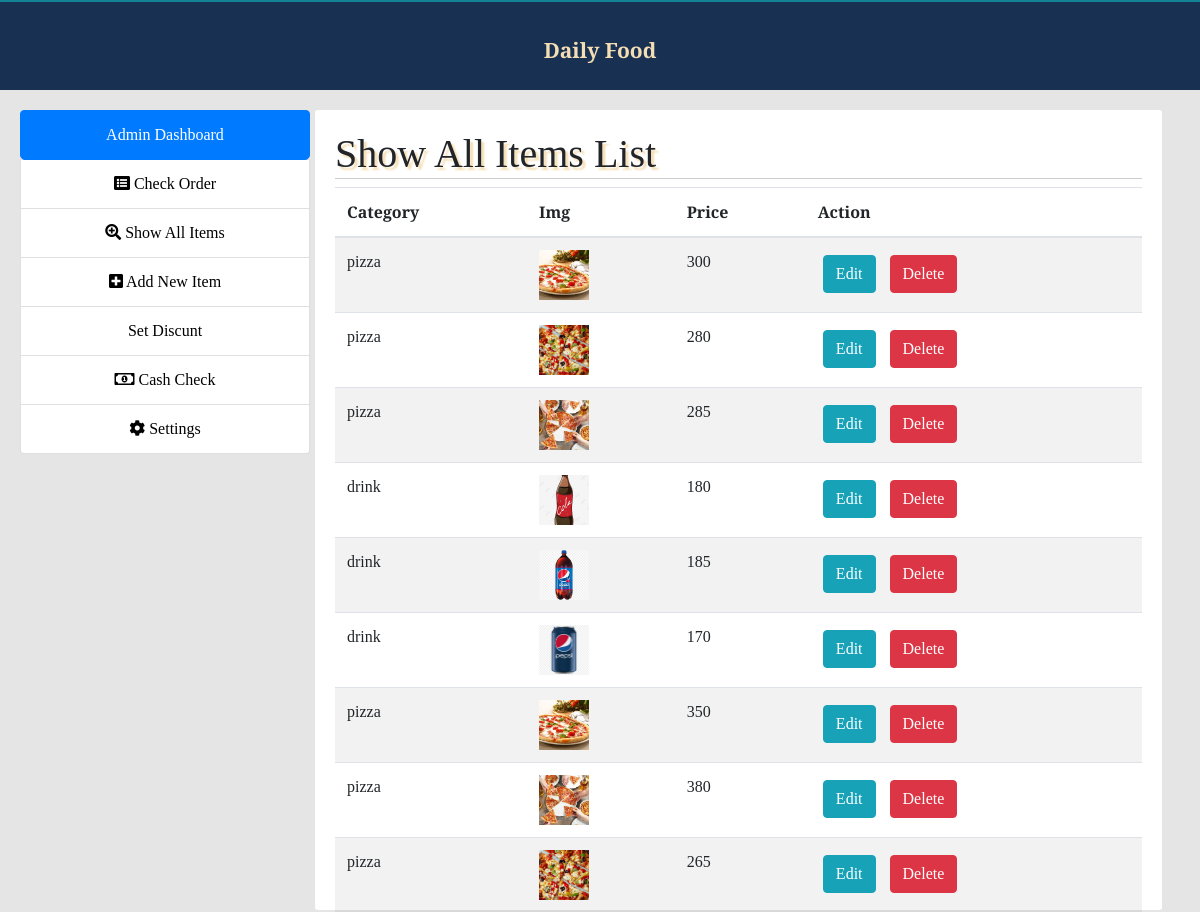
Screenshot of /dashboard.php (signed in) with the database file from the repository.
### tables this page shows
CREATE TABLE `product` (
  `id` int(20) NOT NULL,
  `category` text NOT NULL,
  `price` int(30) NOT NULL,
  `img` varchar(200) NOT NULL
);

### dashboard.php (the view, shortened to what this page needs)
<!DOCTYPE html>
<html lang="en">
<head>
    <link href="https://use.fontawesome.com/releases/v5.0.1/css/all.css" rel="stylesheet">
    <link rel="stylesheet" href="https://maxcdn.bootstrapcdn.com/bootstrap/4.0.0/css/bootstrap.min.css">
    <link href="style.css" rel="stylesheet">
</head>
<body>
<div class="admin-nav text-center">
<a href="index.php">Daily Food</a>
</div>
<div class="admin-page">
    <div class="side-bar" style="position: sticky">
       <div class="list-group">
        <button class="list-group-item  active" >Admin Dashboard</button>
        <button class="list-group-item"  onclick="changeContent('checkOrder')"><i class="fas fa-list-alt"></i> Check Order</button>
        <button class="list-group-item" onclick="changeContent('showAllItems')"><i class="fas fa-search-plus"></i> Show All Items</button>
        <button class="list-group-item" onclick="changeContent('addNewItems')"><i class="fas fa-plus-square"></i> Add New Item</button>
        <button class="list-group-item" onclick="changeContent('setDiscunt')">Set Discunt</button>
        <button class="list-group-item" onclick="changeContent('checkCash')"><i class="far fa-money-bill-alt"></i> Cash Check</button>
        <button class="list-group-item" onclick="changeContent('settings')"><i class="fas fa-cog"></i> Settings</button>
    </div>
    </div>
    <div class="content" id="showAllItems">
       <h1>Show All Items List</h1>
     <table class="table table-striped">
  <thead>
    <tr>
      <th>Category</th>
      <th>Img</th>
      <th>Price</th>
      <th>Action</th>
    </tr>
  </thead>
  <tbody>
<?php
$db = mysqli_connect('localhost', 'root', '', 'dailyFood');
 $selectQuery="SELECT * FROM product";
  $result = mysqli_query($db, $selectQuery);
  while($product = mysqli_fetch_assoc($result)):?>
    <tr>
      <td><?php echo $product['category']; ?></td>
      <td><img src="img/<?php echo $product['img'];?>" height="50px" width="50px"></td>
      <td><?php echo $product['price'];?></td>
      <td>
        <a class="btn btn-info" href="editProduct.php?editId=<?php echo $product['id'];?>">Edit</a>
        <a class="btn btn-danger" href="dashboard.php?deleteId=<?php echo $product['id'];?>">Delete</a>
      </td>
    </tr>
<?php endwhile; ?>
  </tbody>
</table>
    </div>
</div>
</body>
</html>

### style.css (style rules this page uses)
* { margin: 0px; padding: 0px; box-sizing: border-box !important; list-style: none !important; text-decoration: none !important; font-family: 'Libre Baskerville', serif; }
html { scroll-behavior: smooth; }
body { background-color: #E5E5E5; }
a { padding: 5px; margin: 5px; font-size: 21px; color: wheat; }
.active { background-color: #138496; border-radius: 5px; color: white; }
img { object-fit: cover; }
h1 { border-bottom: 1px solid #ccc; text-shadow: 3px 3px 2px wheat; }
.admin-page { padding: 20px; }
.side-bar { width: 25%; float: left; height: 100vh; }
.content { width: 73%; float: left; height: 100vh; background-color: white; padding: 20px; margin-left: 5px; border-radius: 3px; }
.admin-nav { height: 90px; line-height: 90px; background-color: #183153; border-top: 2px solid #138496; font-size: 30px; font-weight: bold; color: #FFD43B; }

### rows the page displays
product: category "pizza", img (picture), price "300"
product: category "pizza", img (picture), price "280"
product: category "pizza", img (picture), price "285"
product: category "drink", img (picture), price "180"
product: category "drink", img (picture), price "185"
product: category "drink", img (picture), price "170"
product: category "pizza", img (picture), price "350"
product: category "pizza", img (picture), price "380"
product: category "pizza", img (picture), price "265"
